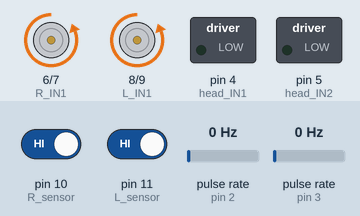
Simulated run of this sketch. Board: Arduino Uno, built with avr-gcc and run on an emulated ATmega328P. On the bench: motor-driver pin pairs drawn as motors (green arrow = first pin HIGH = forward, orange = second pin HIGH = backward, longer = more drive), switched loads named in the sketch (green lamp = pin HIGH). Wiring (inferred from the names in the program): 2 × pulse sensor: data pin 2 / data pin 3. The inputs (shaded band) are chosen by the test bench; at power-on: pin 10 (R_sensor) HIGH, pin 11 (L_sensor) HIGH, pulse rate (sensors on pin 2, pin 3) 0 Hz. What the sketch prints to the serial monitor is not drawn.

Above: at 1.2 s.
1.3 s: pin 10 (R_sensor) driven LOW
At 2.2 s:
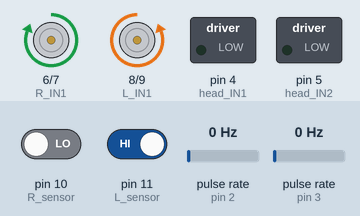
4.3 s: pin 10 (R_sensor) driven HIGH
At 4.9 s:
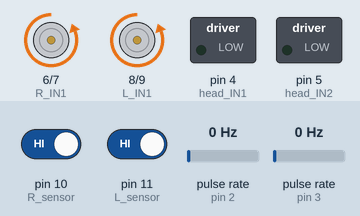
5.8 s: pin 11 (L_sensor) driven LOW
At 5.95 s:
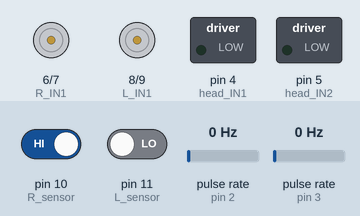
Timing chart, 0 to 14.8 s (numbered marks = the images above; inputs shaded):
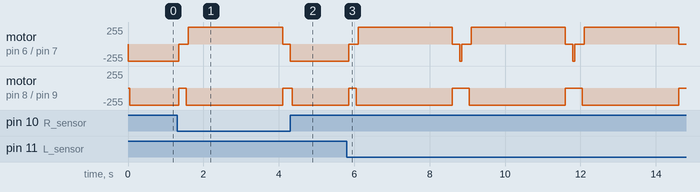

Measured:
- after the input at 1.3 s, motor on pin 6 (R_IN1) / pin 7 (R_IN2): backward 255/255 → stopped after 0.05 s, → forward 255/255 0.25 s later, → stopped 2.5 s later; motor on pin 8 (L_IN1) / pin 9 (L_IN2): backward 255/255 → stopped after 0.05 s, → backward 255/255 0.20 s later, → stopped 2.6 s later
- after the input at 4.3 s, motor on pin 6 (R_IN1) / pin 7 (R_IN2): goes on until 4.3 s, then stays backward 255/255

The sketch:

techZombie_Vacumm_cleaner.ino
```cpp
/*
 * for Tech-zombie Vacumm cleaner
 * re-write from
 * https://electricdiylab.com/controlling-n20-encoder-micro-gear-motor-with-arduino/
 *
 * 2023.04.01 testing GA12-N20 mini DC Motor's encorder
 *
 */

#define head_IN1  4
#define head_IN2  5
#define R_IN1     6
#define R_IN2     7
#define L_IN1     8
#define L_IN2     9
#define R_sensor  10
#define L_sensor  11

int R_sensor_value = 0;
int L_sensor_value = 0;
int encoder_IN1 = 2;
int encoder_IN2 = 3;
volatile int lastEncoded = 0; // Here updated value of encoder store.
volatile long encoderValue = 0; // Raw encoder value

void setup() {
  pinMode(head_IN1, OUTPUT);
  pinMode(head_IN2, OUTPUT);
  pinMode(R_IN1, OUTPUT);
  pinMode(R_IN2, OUTPUT);
  pinMode(L_IN1, OUTPUT);
  pinMode(L_IN2, OUTPUT);
  pinMode(R_sensor, INPUT);
  pinMode(L_sensor, INPUT);
  pinMode(encoder_IN1, INPUT_PULLUP);
  pinMode(encoder_IN2, INPUT_PULLUP);

  digitalWrite(encoder_IN1, HIGH); //turn pullup resistor on
  digitalWrite(encoder_IN2, HIGH); //turn pullup resistor on

  //call updateEncoder() when any high/low changed seen
  //on interrupt 0 (pin 2), or interrupt 1 (pin 3)
  attachInterrupt(0, updateEncoder, CHANGE);
  attachInterrupt(1, updateEncoder, CHANGE);

  Serial.begin(9600);
  Serial.println("testing GA12-N20 mini DC Motor's encorder");
}

void loop() {
  R_sensor_value = digitalRead(R_sensor);
  L_sensor_value = digitalRead(L_sensor);
  forword();
//  Serial.print(R_sensor_value);
//  Serial.print(",");
//  Serial.println(L_sensor_value);
//  delay(100);

  if (R_sensor_value == 0){
    motorstop();
    delay(200);
    digitalWrite(L_IN1, LOW);
    digitalWrite(L_IN2, HIGH);
    delay(50);
    digitalWrite(R_IN1, HIGH);
    digitalWrite(R_IN2, LOW);
    delay(2500);
    motorstop();
    delay(200);
  }
  else if (L_sensor_value == 0){
    motorstop();
    delay(200);
    digitalWrite(L_IN1, LOW);
    digitalWrite(L_IN2, HIGH);
    delay(50);
    digitalWrite(R_IN1, HIGH);
    digitalWrite(R_IN2, LOW);
    delay(2500);
    motorstop();
    delay(200);
  }

//  for (int i = 0; i <= 100; i++){
//    digitalWrite(head_IN1, LOW);
//    digitalWrite(head_IN2, HIGH);
//    Serial.print("Forward  ");
//    Serial.println(encoderValue);
//  }
//
//  motorstop();
//  delay(3000);
//
//  for (int i = 0; i <= 100; i++){
//    digitalWrite(head_IN1, HIGH);
//    digitalWrite(head_IN2, LOW);
//    Serial.print("Reverse  ");
//    Serial.println(encoderValue);
//  }
//
//  motorstop();
//  delay(3000);
}

void updateEncoder(){
  int MSB = digitalRead(encoder_IN1); //MSB = most significant bit
  int LSB = digitalRead(encoder_IN2); //LSB = least significant bit

  int encoded = (MSB << 1) |LSB; //converting the 2 pin value to single number
  int sum  = (lastEncoded << 2) | encoded; //adding it to the previous encoded value

  if(sum == 0b1101 || sum == 0b0100 || sum == 0b0010 || sum == 0b1011) encoderValue --;
  if(sum == 0b1110 || sum == 0b0111 || sum == 0b0001 || sum == 0b1000) encoderValue ++;

  lastEncoded = encoded; //store this value for next time
}

void motorstop(){
  digitalWrite(head_IN1, LOW);
  digitalWrite(head_IN2, LOW);
  digitalWrite(R_IN1, LOW);
  digitalWrite(R_IN2, LOW);
  digitalWrite(L_IN1, LOW);
  digitalWrite(L_IN2, LOW);
}

void backword(){
  digitalWrite(R_IN1, HIGH);
  digitalWrite(R_IN2, LOW);
  delay(50);
  digitalWrite(L_IN1, HIGH);
  digitalWrite(L_IN2, LOW);
}

void forword(){
  digitalWrite(R_IN1, LOW);
  digitalWrite(R_IN2, HIGH);
  delay(50);
  digitalWrite(L_IN1, LOW);
  digitalWrite(L_IN2, HIGH);
}
```
